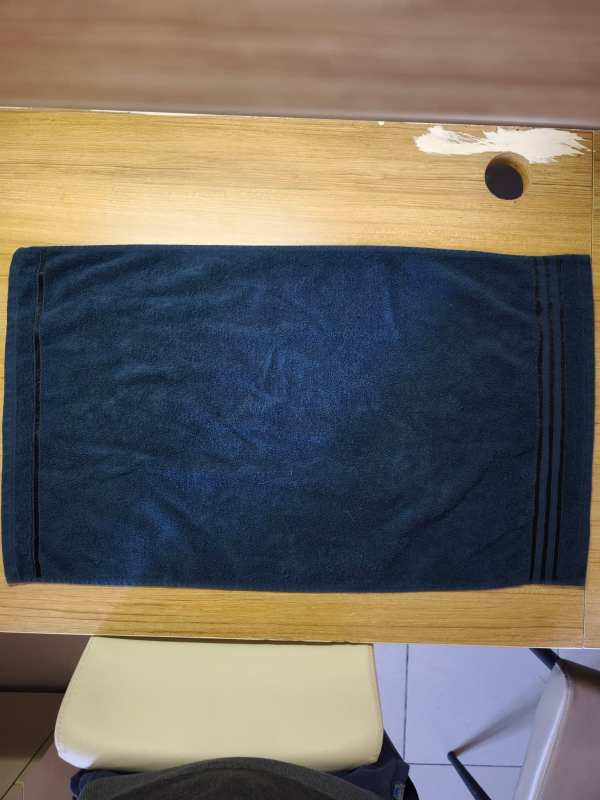
#> input picture havlu_takip_projesi/data/Adim_1.jpeg, 1200 x 1600 px (shown at 1/2 size)
$ python -i detector.py   (imports and definitions only)
#> lines starting #> are read from the running program, lines starting #| are printed output that depends on the picture; after the words box and inside, x2 and y2 are one past the last pixel; in counts of white or black regions, pixels touching at a corner belong together
"""
detector.py - Hibrit Havlu Tespit Modulu (HSV + Ten Rengi Filtresi + DBSCAN)

Koyu lacivert havluyu acik renkli ahsap masadan ayirir.

Yaklasim (Pipeline):
    1. HSV renk uzayinda koyu mavi/lacivert havluyu maskele
    1b. Ten rengi (skin color) filtresi - iscinin ellerini/kollarini cikar
    2. DBSCAN kumeleme ile HSV maskesindeki bolgeleri dogrula ve
       gurultu noktalarini (outlier) temizle
    3. Morfolojik temizlik (closing + opening)
    4. Canny kenar tespiti ile sinir hassaslastirmasi
    5. En buyuk kontur -> BoundingRect -> (x, y, w, h)

Performans Notu:
    DBSCAN tum pikseller uzerinde calistirilmaz. Sadece HSV maske ile
    on-filtrelenmis beyaz pikseller, uzaysal koordinatlariyla birlikte
    DBSCAN'e verilir. Ayrica goruntuyu kucultme (downsample) uygulanarak
    gercek zamanli calisma saglanir.

Returns (dict):
    frame      : Uzerine cizim yapilmis BGR goruntusu
    mask       : Doldurulmus ikili maske
    edges      : Canny kenar goruntusu
    bbox       : (x, y, w, h) tuple veya None
    x, y, w, h : BoundingRect koordinatlari (int)
    center_x   : Havlu merkezi X
    center_y   : Havlu merkezi Y
    contour    : En buyuk kontur (numpy array) veya None
"""

import cv2
import numpy as np
from sklearn.cluster import DBSCAN


# =================================================================
# DBSCAN YARDIMCI: HSV maskesinden anlamli kumeyi cikart
# =================================================================

def _dbscan_refine_mask(binary_mask, eps=8, min_samples=20, downsample=4):
    """
    HSV maskesindeki beyaz pikselleri DBSCAN ile kumeler,
    en buyuk kumeyi koruyup gerisi noise olarak temizler.

    Performans icin goruntu once 'downsample' kati kucultulur.

    Args:
        binary_mask:  uint8 ikili maske (0 veya 255)
        eps:          DBSCAN komsuluk mesafesi (piksel)
        min_samples:  DBSCAN minimum nokta sayisi
        downsample:   Kucultme kati (4 = 1/4 boyut)

    Returns:
        refined_mask: Temizlenmis uint8 ikili maske (orijinal boyut)
    """
    h_orig, w_orig = binary_mask.shape[:2]

    # Kucult
    small_mask = cv2.resize(binary_mask, (w_orig // downsample, h_orig // downsample),
                            interpolation=cv2.INTER_NEAREST)

    # Beyaz piksel koordinatlarini al
    coords = np.column_stack(np.where(small_mask > 0))

    if len(coords) < min_samples:
        # Yeterli piksel yoksa maskeyi oldugu gibi dondur
        return binary_mask

    # DBSCAN kumeleme (uzaysal koordinatlar uzerinde)
    clustering = DBSCAN(eps=eps, min_samples=min_samples).fit(coords)
    labels = clustering.labels_

    # En buyuk kumeyi bul (noise = -1 label)
    unique_labels = set(labels)
    unique_labels.discard(-1)

    if not unique_labels:
        return binary_mask

    # Her kumenin piksel sayisini hesapla, en buyugunu sec
    best_label = max(unique_labels, key=lambda lb: np.sum(labels == lb))

    # Kucuk boyutta temiz maske olustur
    clean_small = np.zeros_like(small_mask)
    best_coords = coords[labels == best_label]
    clean_small[best_coords[:, 0], best_coords[:, 1]] = 255

    # Orijinal boyuta geri buyut
    refined_mask = cv2.resize(clean_small, (w_orig, h_orig),
                              interpolation=cv2.INTER_NEAREST)

    return refined_mask


# =================================================================
# TEN RENGI FILTRESI: Iscinin ellerini/kollarini cikar
# =================================================================

def _create_skin_mask(frame_bgr, hsv_img=None):
    """
    HSV + YCrCb uzayinda ten rengine uyan pikselleri tespit eder.

    Iki renk uzayinin kesisimi kullanilarak daha guvenilir sonuc elde edilir.
    Sonuc olarak ten rengine uyan bolgeleri gosteren ikili maske dondurulur.

    Args:
        frame_bgr: BGR formatinda giris goruntusu
        hsv_img:   Onceden hesaplanmis HSV goruntusu (performans icin)

    Returns:
        skin_mask: uint8 ikili maske (255 = ten rengi, 0 = degil)
    """
    if hsv_img is None:
        hsv_img = cv2.cvtColor(frame_bgr, cv2.COLOR_BGR2HSV)

    # HSV uzayinda ten rengi araligi
    # Hue: 0-25 (kirmizi-turuncu), Sat: 30-170, Val: 60-255
    lower_skin_hsv = np.array([0, 30, 60])
    upper_skin_hsv = np.array([25, 170, 255])
    skin_hsv = cv2.inRange(hsv_img, lower_skin_hsv, upper_skin_hsv)

    # YCrCb uzayinda ten rengi araligi (HSV'yi destekler)
    ycrcb = cv2.cvtColor(frame_bgr, cv2.COLOR_BGR2YCrCb)
    lower_skin_ycrcb = np.array([0, 135, 85])
    upper_skin_ycrcb = np.array([255, 180, 135])
    skin_ycrcb = cv2.inRange(ycrcb, lower_skin_ycrcb, upper_skin_ycrcb)

    # Iki maskenin kesisimi (daha az false positive)
    skin_mask = cv2.bitwise_and(skin_hsv, skin_ycrcb)

    # Morfolojik temizlik: kucuk delikleri kapat, gurultuleri sil
    k = np.ones((7, 7), np.uint8)
    skin_mask = cv2.morphologyEx(skin_mask, cv2.MORPH_CLOSE, k)
    skin_mask = cv2.morphologyEx(skin_mask, cv2.MORPH_OPEN, k)

    # Ten bolgelerini biraz genislet (havlu kenarindaki gecisin temizlenmesi)
    skin_mask = cv2.dilate(skin_mask, np.ones((9, 9), np.uint8), iterations=2)

    return skin_mask


# =================================================================
# ANA TESPIT FONKSIYONU
# =================================================================

def detect_towel(frame,
                 canny_low=40,
                 canny_high=120,
                 blur_ksize=5,
                 dilate_iter=2,
                 min_area_ratio=0.02,
                 use_dbscan=True,
                 dbscan_eps=8,
                 dbscan_min_samples=20,
                 dbscan_downsample=4,
                 use_skin_filter=True,
                 hsv_lower=None,
                 hsv_upper=None):
    """
    Hibrit Havlu Tespit Algoritmasi (HSV + Ten Filtresi + DBSCAN + Canny)

    Koyu lacivert havluyu acik renkli ahsap masadan ayirir.
    Iscinin elleri/kollari ten rengi filtresiyle cikarilir.

    Args:
        frame:              BGR formatinda giris goruntusu
        canny_low:          Canny alt esik
        canny_high:         Canny ust esik
        blur_ksize:         GaussianBlur kernel boyutu
        dilate_iter:        Dilation iterasyon sayisi
        min_area_ratio:     Minimum kontur alani orani
        use_dbscan:         DBSCAN filtreleme aktif mi
        dbscan_eps:         DBSCAN komsuluk mesafesi
        dbscan_min_samples: DBSCAN minimum nokta sayisi
        dbscan_downsample:  DBSCAN icin kucultme kati
        use_skin_filter:    Ten rengi filtresi aktif mi

    Returns:
        dict: frame, mask, edges, bbox, x, y, w, h, center_x, center_y, contour
    """

    h_img, w_img = frame.shape[:2]
    total_area = h_img * w_img

    # =============================================================
    # 1. HSV RENK FILTRESI - Havluyu hedefle
    # =============================================================
    hsv = cv2.cvtColor(frame, cv2.COLOR_BGR2HSV)

    if hsv_lower is None:
        hsv_lower = np.array([95, 25, 15])
    if hsv_upper is None:
        hsv_upper = np.array([135, 255, 160])

    color_mask = cv2.inRange(hsv, hsv_lower, hsv_upper)

    # =============================================================
    # 1b. TEN RENGI FILTRESI - Iscinin ellerini cikar
    # =============================================================
    # Ten rengine uyan pikselleri havlu maskesinDEN cikarir.
    # Boylece Bounding Box sadece havlunun etrafinda kalir,
    # iscinin elleri/kollari dahil edilmez.
    if use_skin_filter:
        skin_mask = _create_skin_mask(frame, hsv_img=hsv)
        # Ten bolgelerini havlu maskesinden cikar
        color_mask = cv2.bitwise_and(color_mask, cv2.bitwise_not(skin_mask))

    # =============================================================
    # 2. DBSCAN KUMELEME - Gurultu temizleme
    # =============================================================
    # HSV maskesindeki beyaz pikselleri DBSCAN ile kumeleyerek
    # rastgele gurultu noktalarini (outlier) temizle.
    # Sadece en buyuk kume korunur.
    if use_dbscan:
        color_mask = _dbscan_refine_mask(
            color_mask,
            eps=dbscan_eps,
            min_samples=dbscan_min_samples,
            downsample=dbscan_downsample
        )

    # =============================================================
    # 3. MORFOLOJIK TEMIZLIK
    # =============================================================
    morph_kernel = np.ones((11, 11), np.uint8)
    # Closing: renk maskesindeki kucuk delikleri kapat
    color_mask = cv2.morphologyEx(color_mask, cv2.MORPH_CLOSE, morph_kernel)
    # Opening: kucuk gurultuleri temizle
    color_mask = cv2.morphologyEx(color_mask, cv2.MORPH_OPEN, morph_kernel)

    # =============================================================
    # 4. CANNY KENAR TESPITI - Sinir hassaslastirma
    # =============================================================
    gray = cv2.cvtColor(frame, cv2.COLOR_BGR2GRAY)
    blurred = cv2.GaussianBlur(gray, (blur_ksize, blur_ksize), 0)
    edges = cv2.Canny(blurred, canny_low, canny_high)

    # Kenarlari genislet
    dilate_kernel = np.ones((3, 3), np.uint8)
    edges_dilated = cv2.dilate(edges, dilate_kernel, iterations=dilate_iter)

    # Canny kenarlarindan flood-fill ile kapali ic bolgeleri bul
    close_kernel = np.ones((9, 9), np.uint8)
    edges_closed = cv2.morphologyEx(edges_dilated, cv2.MORPH_CLOSE, close_kernel)

    flood_mask = edges_closed.copy()
    fill_helper = np.zeros((h_img + 2, w_img + 2), np.uint8)
    cv2.floodFill(flood_mask, fill_helper, (0, 0), 255)
    flood_inv = cv2.bitwise_not(flood_mask)

    # HSV maskesini Canny bilgisiyle destekle
    intersection = cv2.bitwise_and(color_mask, flood_inv)
    combined_mask = cv2.bitwise_or(color_mask, intersection)

    # Son morfolojik duzeltme
    combined_mask = cv2.morphologyEx(
        combined_mask, cv2.MORPH_CLOSE, np.ones((7, 7), np.uint8)
    )
    combined_mask = cv2.morphologyEx(
        combined_mask, cv2.MORPH_OPEN, np.ones((7, 7), np.uint8)
    )

    # =============================================================
    # 5. EN BUYUK KONTURU BUL + BOUNDING BOX
    # =============================================================
    contours, _ = cv2.findContours(
        combined_mask, cv2.RETR_EXTERNAL, cv2.CHAIN_APPROX_SIMPLE
    )

    min_area = total_area * min_area_ratio
    valid_contours = [c for c in contours if cv2.contourArea(c) > min_area]

    bbox = None
    bx, by, bw, bh = 0, 0, 0, 0
    cx, cy = 0, 0
    best_contour = None
    filled_mask = np.zeros((h_img, w_img), dtype=np.uint8)

    if valid_contours:
        best_contour = max(valid_contours, key=cv2.contourArea)

        # Icini beyazla doldur
        cv2.drawContours(filled_mask, [best_contour], -1, 255,
                         thickness=cv2.FILLED)

        # Bounding box hesapla
        bx, by, bw, bh = cv2.boundingRect(best_contour)
        bbox = (bx, by, bw, bh)

        # Merkez koordinatlari
        cx = bx + bw // 2
        cy = by + bh // 2

        # -- Gorsel Cizimler --
        # Bounding box (sari)
        cv2.rectangle(frame, (bx, by), (bx + bw, by + bh), (0, 255, 255), 2)

        # Kontur cizgisi (yesil, ince)
        cv2.drawContours(frame, [best_contour], -1, (0, 255, 0), 1)

        # Merkez noktasi (kirmizi)
        cv2.circle(frame, (cx, cy), 5, (0, 0, 255), -1)

        # Boyut bilgisi
        cv2.putText(frame, f"W:{bw} H:{bh}",
                    (bx, max(by - 10, 20)),
                    cv2.FONT_HERSHEY_SIMPLEX, 0.6, (0, 255, 255), 2)

    return {
        'frame': frame,
        'mask': filled_mask,
        'edges': edges,
        'bbox': bbox,
        'x': bx,
        'y': by,
        'w': bw,
        'h': bh,
        'center_x': cx,
        'center_y': cy,
        'contour': best_contour,
    }

>>> import cv2
>>> picture = cv2.imread('../data/Adim_1.jpeg')
#> picture is the input picture: shape (1600, 1200, 3); mean B, G, R 98.6, 105.5, 111.8
>>> result = detect_towel(picture)
#> in detect_towel, `color_mask = cv2.inRange(hsv, hsv_lower, hsv_upper)`:
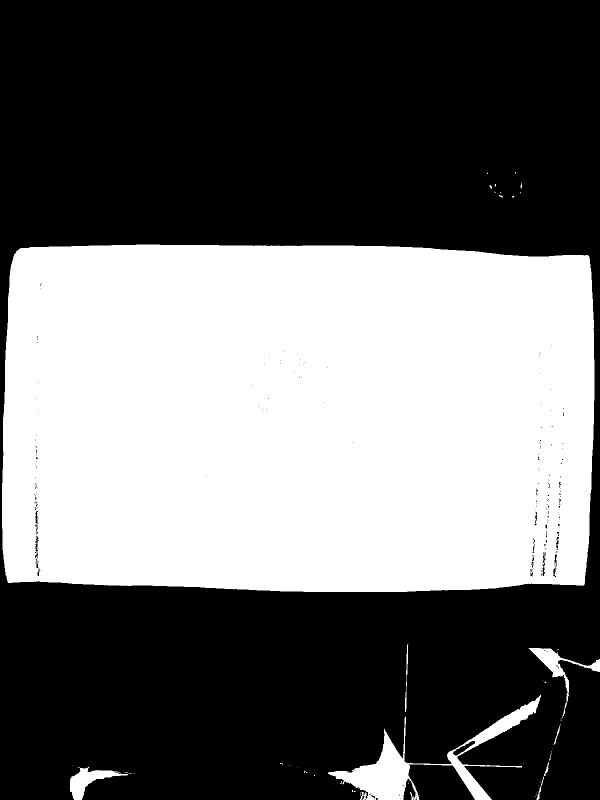
#> color_mask: shape (1600, 1200) (shown at 1/2 size); 42.6% white; 54 white regions (41 under 20 px), largest, box (x1, y1, x2, y2) and area: (4, 489, 1189, 1184) 795642, (656, 1389, 1082, 1600) 16706, (1057, 1296, 1200, 1437) 2857
#> in _create_skin_mask, `skin_mask = cv2.dilate(skin_mask, np.ones((9, 9), np.uint8), iteration..`:
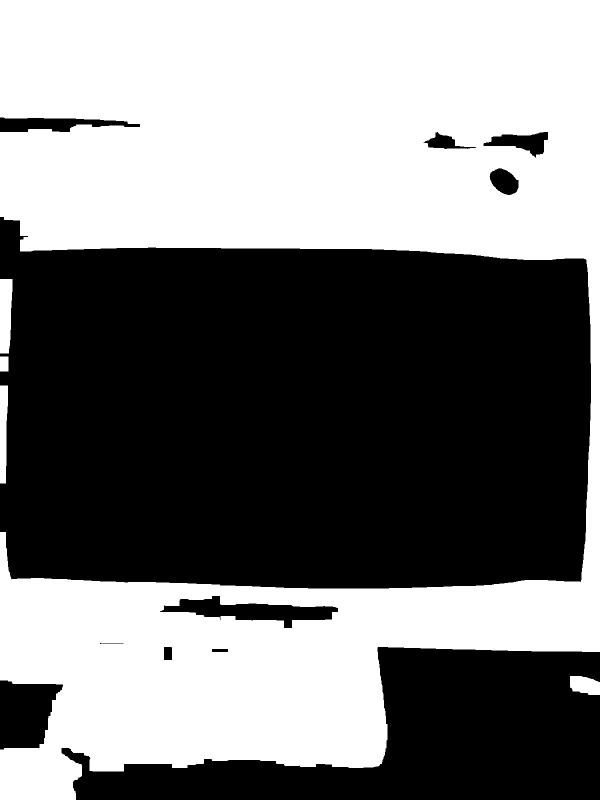
#> skin_mask: shape (1600, 1200) (shown at 1/2 size); 48.7% white; 5 white regions, box (x1, y1, x2, y2) and area: (0, 0, 1200, 1600) 926992, (0, 558, 25, 707) 3306, (0, 771, 16, 967) 2681, (1140, 1352, 1200, 1390) 1832, (0, 713, 17, 743) 510
#> in _dbscan_refine_mask, `small_mask = cv2.resize(binary_mask, (w_orig // downsample, h_orig // ..`:
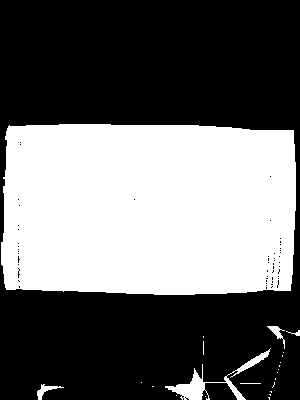
#> small_mask: shape (400, 300); 41.3% white; 23 white regions (17 under 20 px), largest, box (x1, y1, x2, y2) and area: (1, 124, 296, 295) 48203, (165, 348, 271, 400) 980, (37, 384, 64, 400) 137, (267, 326, 285, 349) 120, (286, 330, 300, 336) 31, (240, 383, 261, 384) 21
#> in _dbscan_refine_mask, `coords = np.column_stack(np.where(small_mask > 0))`: coords = 49539 pairs, first value 124 to 399, second value 1 to 299
#> in _dbscan_refine_mask, `unique_labels = set(labels)`: unique_labels = 5 items
#> in _dbscan_refine_mask, `best_label = max(unique_labels, key=lambda lb: np.sum(labels == lb))`: best_label = 0
#> in _dbscan_refine_mask, `best_coords = coords[labels == best_label]`: best_coords = 48203 pairs, first value 124 to 294, second value 1 to 295
#> in detect_towel, `gray = cv2.cvtColor(frame, cv2.COLOR_BGR2GRAY)`:
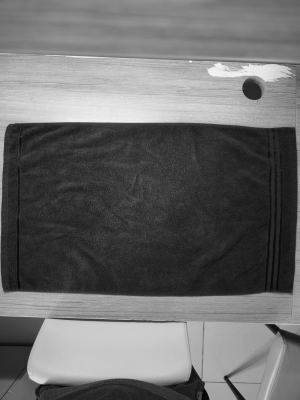
#> gray: shape (1600, 1200) (shown at 1/4 size); min 0, max 253, mean 106.6
#> in detect_towel, `cv2.floodFill(flood_mask, fill_helper, (0, 0), 255)`:
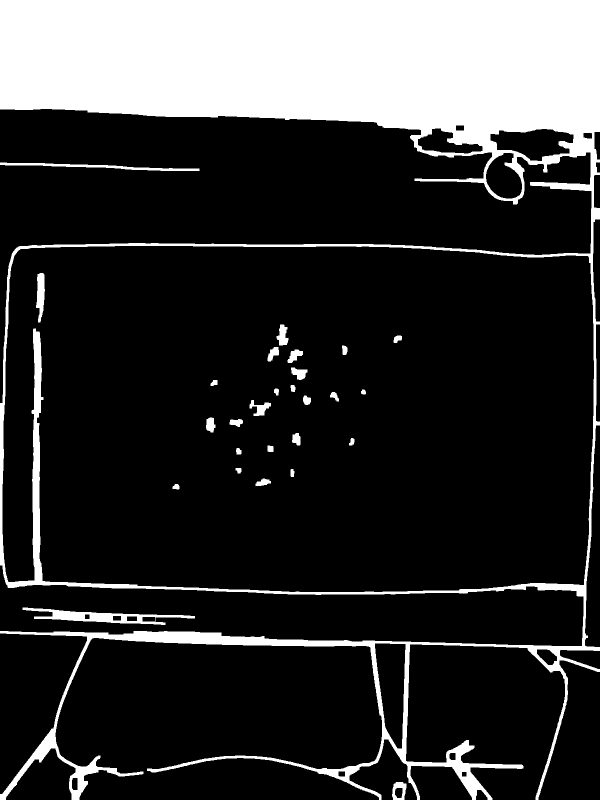
#> flood_mask: shape (1600, 1200) (shown at 1/2 size); 20.1% white; 28 white regions, largest, box (x1, y1, x2, y2) and area: (0, 0, 1200, 1600) 372129, (45, 1215, 390, 1250) 4253, (0, 325, 399, 342) 2054
#> in detect_towel, `intersection = cv2.bitwise_and(color_mask, flood_inv)`:
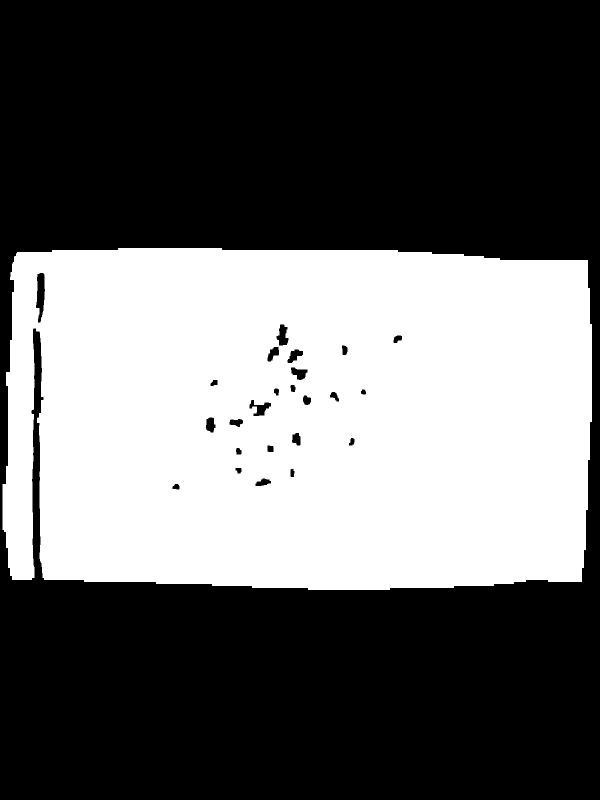
#> intersection: shape (1600, 1200) (shown at 1/2 size); 39.5% white; 1 white region
#> in detect_towel, `contours, _ = cv2.findContours( combined_mask, cv2.RETR_EXTERNAL, cv2...`: contours = 1 contour; box (x1, y1, x2, y2) and area: (0, 496, 1184, 1180) 771238
#> in detect_towel, `valid_contours = [c for c in contours if cv2.contourArea(c) > min_area]`: valid_contours has the same summary as contours
#> in detect_towel, `best_contour = max(valid_contours, key=cv2.contourArea)`: best_contour = contour of 133 points, box (x1, y1, x2, y2) (0, 496, 1184, 1180), area 771238
#> in detect_towel, `bx, by, bw, bh = cv2.boundingRect(best_contour)`: bx = 0; by = 496; bw = 1184; bh = 684
#> in detect_towel, `bbox = (bx, by, bw, bh)`: bbox = (0, 496, 1184, 684)
#> in detect_towel, `cx = bx + bw // 2`: cx = 592
#> in detect_towel, `cy = by + bh // 2`: cy = 838
#> in detect_towel, `cv2.putText(frame, f"W:{bw} H:{bh}", (bx, max(by - 10, 20)), cv2.FONT_..`:
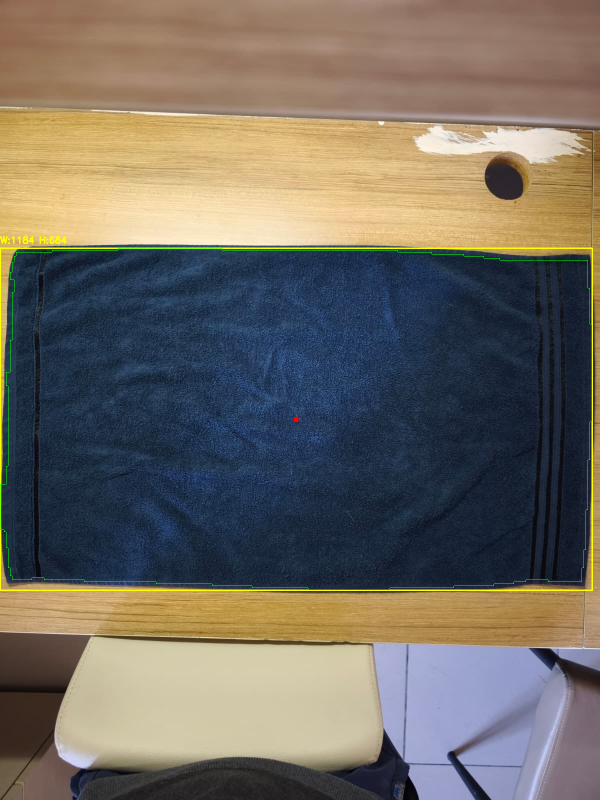
#> frame: shape (1600, 1200, 3) (shown at 1/2 size); mean B, G, R 98, 106.7, 112.5
#> result = 11 items
